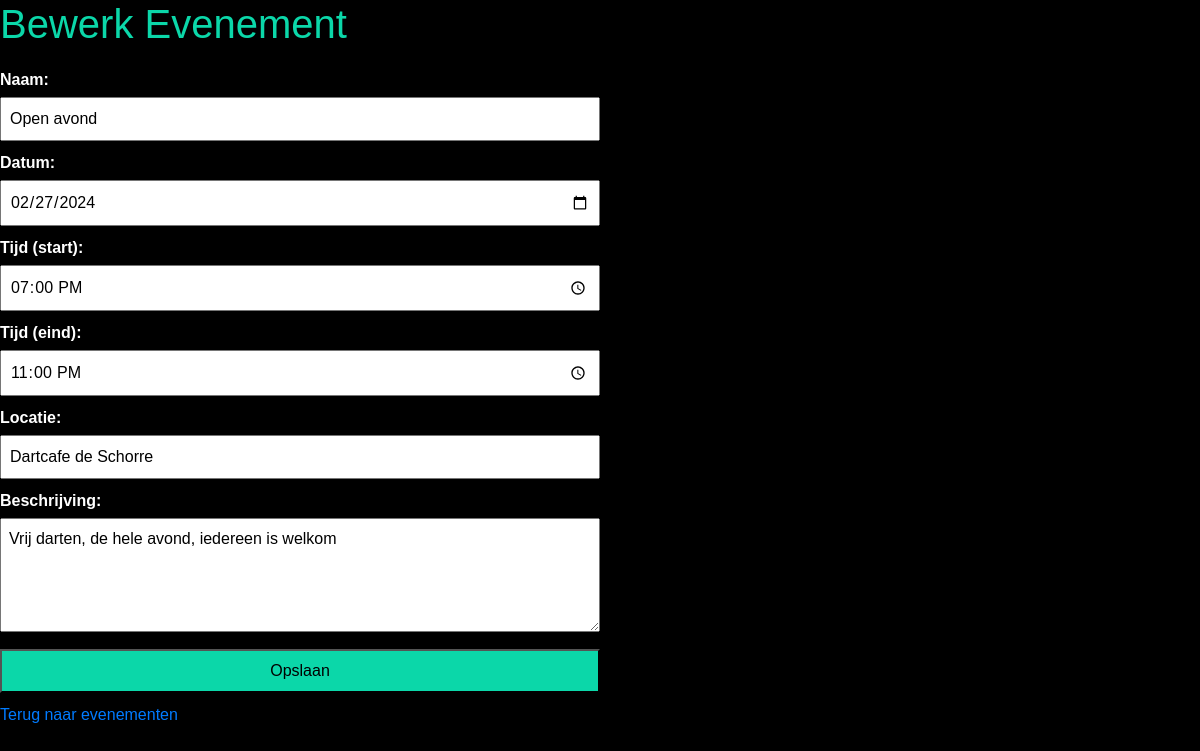
The app's page /edit_event/1 with its own data.
### tables this page shows
CREATE TABLE events (
            id INTEGER PRIMARY KEY AUTOINCREMENT,
            name TEXT NOT NULL,
            description TEXT NOT NULL,
            event_date DATE NOT NULL,
            start_time TEXT NOT NULL,            
            end_time TEXT NOT NULL,
            location TEXT NOT NULL,
            agenda_id INTEGER NOT NULL,
            date_created DATE NOT NULL DEFAULT CURRENT_TIMESTAMP, aanmelder TEXT,
            FOREIGN KEY (agenda_id) REFERENCES agendas (id)
        );

### app.py (the view, shortened to what this page needs)
@app.route('/edit_event/<int:event_id>', methods=['GET', 'POST'])
def edit_event(event_id):
    conn = get_db_connection()
    if request.method == 'GET':
        event = conn.execute('SELECT * FROM events WHERE id = ?', (event_id,)).fetchone()
        return render_template('edit_event.html', event=event)

### app.py (called while the page is built)
def get_db_connection():
    conn = sqlite3.connect("event_calendar.db")
    conn.row_factory = sqlite3.Row
    return conn

### templates/edit_event.html (shortened to what this page needs)
<!DOCTYPE html>
<html lang="en">
<head>
    <link rel="stylesheet" href="{{url_for('static', filename='css/bootstrap.min.css')}}">
</head>
<body>
    <h1>Bewerk Evenement</h1>
    <form action="/edit_event/{{ event.id }}" method="POST">
        <label for="name">Naam:</label>
        <input type="text" id="name" name="name" value="{{ event.name }}" required>
        <label for="event_date">Datum:</label>
        <input type="date" id="event_date" name="event_date" value="{{ event.event_date }}" required>
        <label for="start_time">Tijd (start):</label>
        <input type="time" id="start_time" name="start_time" value="{{ event.start_time }}" required>
        <label for="end_time">Tijd (eind):</label>
        <input type="time" id="end_time" name="end_time" value="{{ event.end_time }}" required>
        <label for="location">Locatie:</label>
        <input type="text" id="location" name="location" value="{{ event.location }}" required>
        <label for="description">Beschrijving:</label>
        <textarea id="description" name="description" rows="4" required>{{ event.description }}</textarea>
        <input type="submit" value="Opslaan">
    </form>
    <a href="{{ url_for('events_moderation') }}">Terug naar evenementen</a>
</body>
</html>

### templates/edit_event.html (style rules this page uses)
body { font-family: Arial, sans-serif; background-color: #000000; margin: 0; padding: 0; color: white; }
h1 { color: #0bd7a9; }
form { margin-top: 20px; width: 50%; }
label { font-weight: bold; color: white; display: block; margin-bottom: 5px; }
input, textarea { width: 100%; padding: 8px; margin-bottom: 10px; box-sizing: border-box; }
input[type="submit"] { background-color: #0bd7a9; color: #000000; cursor: pointer; }

### records on screen
events: name "Open avond", event_date "02/27/2024", start_time "19:00", end_time "23:00", location "Dartcafe de Schorre", description "Vrij darten, de hele avond, iedereen is welkom"
